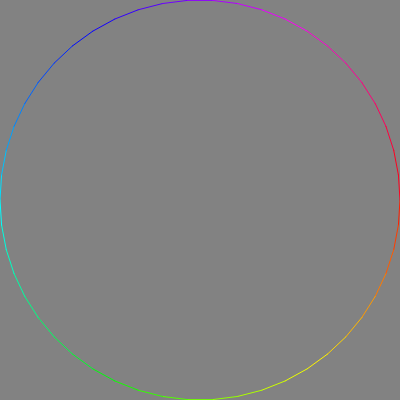
Frame 1 (no input)
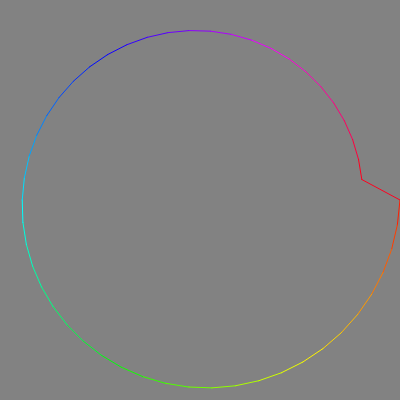
Frame 60 (no input)
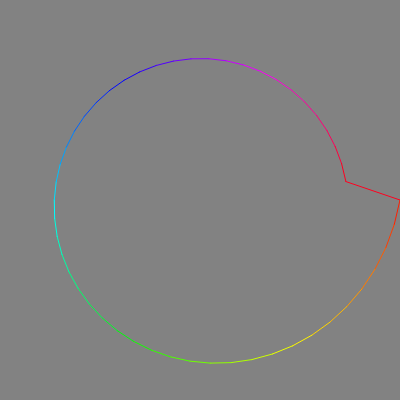
Frame 120 (the mouse pressed at the canvas centre since frame 60)

The p5.js sketch that drew these frames (run headless with seeded random() and noise() and a simulated clock; from frame 60 on, the mouse is pressed at the canvas centre):

// p5.js sketch
// ── sketch.js
var n1 = 1;
var n2 = 1;
var n3 = 1;

var a = 1;
var b = 1;
var m = 0;

var totalSlide;
var scalar;
var moff;
var mmax = 20;

function setup() {
  createCanvas(400, 400);
  totalSlide = createSlider(0, 100, 50, 1);
  colorMode(HSB);

  moff = 3 * PI / 2;
  scalar = width / 2;
}

function draw() {
  if (key == ".") {
    scalar += 1;
  } else if (key == ",") {
    scalar -= 1;
  }

  if (scalar < 1) {
    scalar = 1;
  } else if (scalar > width / 2) {
    scalar = width / 2;
  }

  translate(width / 2, height / 2);

  m = map(sin(moff), -1, 1, 0, mmax);
  moff += TWO_PI / (mmax * 100);

  background(51);

  var da = TWO_PI / totalSlide.value();
  var prevx;
  var prevy;

  for (var theta = 0; theta < TWO_PI; theta += da) {
    var r = supershape(theta);

    var x = scalar * r * cos(theta);
    var y = scalar * r * sin(theta);

    if (prevx != null && prevy != null) {
      stroke(map(theta, 0, TWO_PI, 0, 360), 100, 100)
      line(prevx, prevy, x, y);
    }

    prevx = x;
    prevy = y;
  }

  line(prevx, prevy, scalar * supershape(0), 0);
}

function supershape(theta) {
  var part1 = (1 / a) * cos(m / 4 * theta);
  part1 = abs(part1);
  part1 = pow(part1, n2);

  var part2 = (1 / b) * sin(m / 4 * theta);
  part2 = abs(part2);
  part2 = pow(part2, n3);

  var part3 = pow(part1 + part2, 1 / n1);

  return (1 / part3);
}
